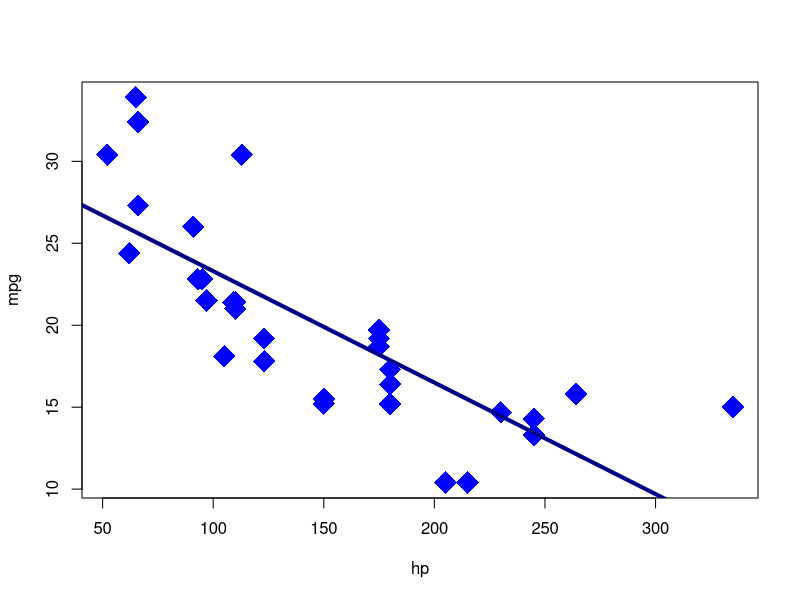
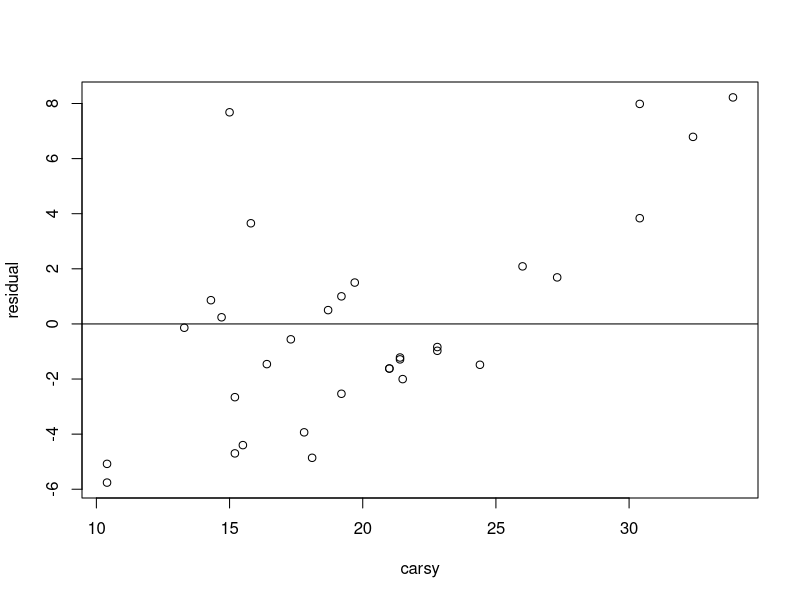
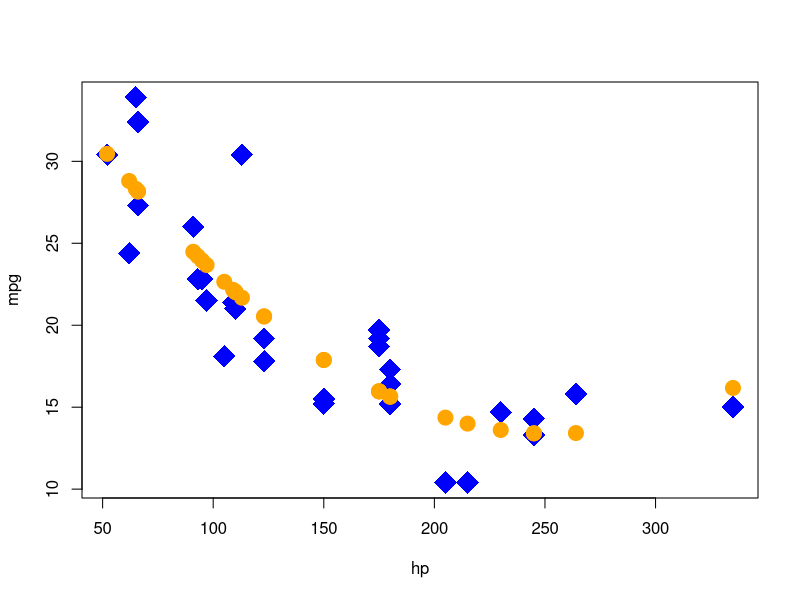
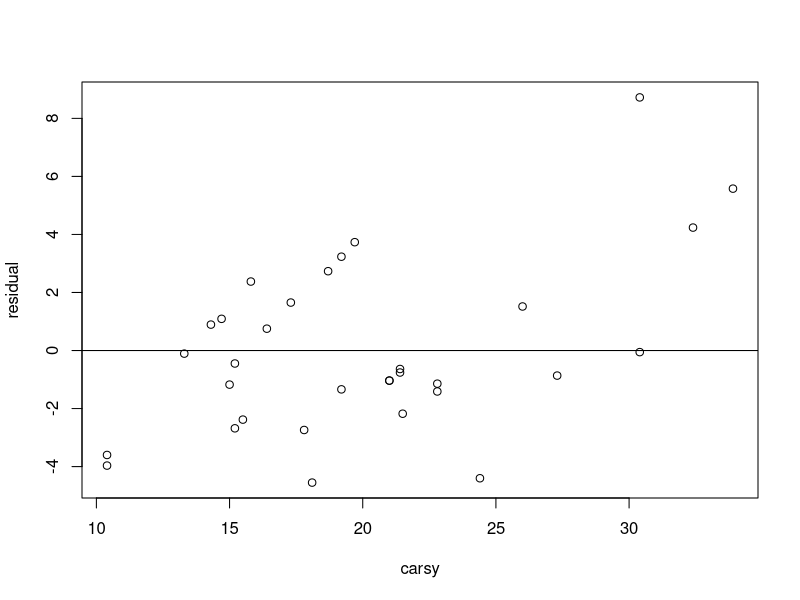

These charts were generated, in order, by the following R code:
data("mtcars") 
head(mtcars) #first few entries of the data set mtcars
dim(mtcars) #number of rows and columns

plot(mpg~hp, data = mtcars, cex=3, pch=18, col="blue")

linear_reg<-function(y,X){
  
  # First, define our model dimensions:
  n <- dim(X)[1]
  k <- dim(X)[2]
  p <- k-1
  
  # Obtain basic summary statistics:
  ybar <- (1/n)*sum(y)
  sy <- sqrt( sum((y-ybar)^2)/(n-1) )
  
  # Next, use equation 3.11 to obtain coefficient estimates:
  betahat <- solve(t(X) %*% X) %*% t(X) %*% y
  
  # Obtain "fitted values" (3.39) and residuals (3.40):
  yhat <- X%*%betahat
  residuals <- yhat-y
  
  # Calculate all the different "SS"s (equations 3.41 - 3.44):
  SS_Total <- sum((y-ybar)^2)
  SS_Res <- sum(residuals^2)
  MS_Res <- SS_Res/(n-k)
  
  # Calculate the R-squared and adjusted R-squared:
  # see 3.45 and 3.46
  R2 <- 1 - SS_Res/SS_Total
  adjR2 <- 1 - (SS_Res/(n-k))/(SS_Total/(n-1))
  
  
  # Now, for each beta, we calculate SE and confidence interval.
  se_betahat<-rep(NA,k)
  tratio<-rep(NA,k)
  moe<-rep(NA,k)
  pvalue<-rep(NA,k)
  ci_lower_beta<-rep(NA,k)
  ci_upper_beta<-rep(NA,k)
  for(i in 1:k){
    se_betahat[i]	<-sqrt(MS_Res)*sqrt(solve(t(X)%*%X)[i,i])
    moe[i]	<-qt(0.975, n-k)*sqrt(MS_Res)*sqrt(solve(t(X)%*%X)[i,i])
    ci_lower_beta[i]	 <-betahat[i]-moe[i]
    ci_upper_beta[i]	 <-betahat[i]+moe[i]
    tratio[i]	<-betahat[i]/se_betahat[i]
    pvalue[i]	<-2*(1-pt(abs(tratio[i]), n-k))
  }
  
  # All these results together in a table:
  coeftable <- 
    round(data.frame(
      betahat, se_betahat, tratio, ci_lower_beta, ci_upper_beta, pvalue)
      ,3)
  
  # Bonus: ingredients for F-test (not in course notes), see:
  # http://analyticspro.org/2016/03/15/r-tutorial-how-to-interpret-f-statistic-in-regression-models/
  
  Fstatistic<- (R2/(k-1))/((1-R2)/(n-k))
  Ftest_pval<- pf(Fstatistic,p,n-k,lower.tail=FALSE)
  
  # Sums of squares decomposition table (see section 3.4)
  SStable <- 
    round(data.frame(
      SS_Total, 
      SS_Res, 
      MS_Res, 
      sqrt(MS_Res), 
      R2, 
      adjR2, 
      Fstatistic, 
      Ftest_pval)
      ,3)
  
  # return all the important information for our model:
  return(list(coeftable= coeftable, SStable= SStable))}

#summary(lm(mtcars$mpg~mtcars$hp))
#define outcome variables
carsy <- mtcars$mpg
carsx <- cbind(1, mtcars$hp)

#--- and use linear regression
carsmod <- linear_reg(carsy,carsx)
carsmod


model1<-lm(mtcars$mpg~mtcars$hp)
model1$fitted
vcov(model1)

abline(30.099,-0.068, col="darkblue", lwd=4)

yhat <- carsx%*%c(30.099, -0.068)
residual <- carsy-yhat
plot(residual~carsy)
abline(0,0)

#add a "quadratic term" to design matrix
carsX <- cbind(1, mtcars$hp, mtcars$hp^2)
carsX

carsmodQ <- linear_reg(carsy,carsX)
carsmodQ

#scale by a factor of 100 and add a "quadratic term"
carsX <- cbind(1,mtcars$hp/100, (mtcars$hp/100)^2)

carsmodQ <- linear_reg(carsy,carsX)
carsmodQ

plot(mpg~hp, data = mtcars, cex=3, pch=18, col="blue") #colinear
yhat <- carsX%*%c(40.409,-21.331,4.208)
points(mtcars$hp, yhat, col="orange", pch=20,cex=3)


residual <- carsy-yhat
plot(residual~carsy)
abline(0,0)

# add "am" -- Automatic (A) vs. Manual (M) covarite
carsy <- mtcars$mpg
carsX <- cbind(1,mtcars$hp/100, (mtcars$hp/100)^2, mtcars$am)
linear_reg(carsy,carsX)


